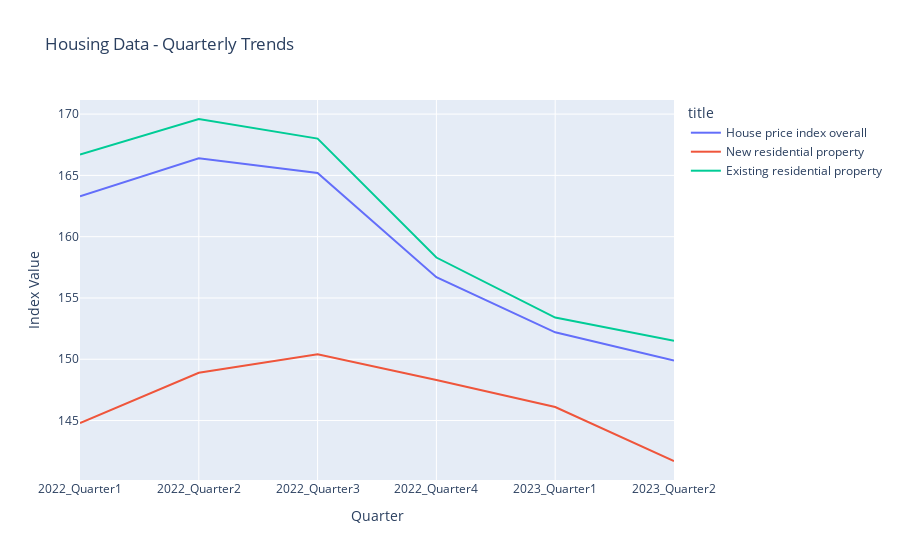

Notebook code for this chart:
### Markdown cell above
## Exploratory Data Analysis on Housing Dataset

### Code cell
housing_prices_6_quarters_df = pd.read_csv(data_files_path[9])

# Melt the DataFrame for better plotting
melted_df = pd.melt(housing_prices_6_quarters_df, id_vars='title', var_name='quarter', value_name='index_value')

# Line plot to visualize trends over time
fig = px.line(melted_df, x='quarter', y='index_value', color='title',
              title='Housing Data - Quarterly Trends',
              labels={'index_value': 'Index Value', 'quarter': 'Quarter'})
fig.show()

### Figure 1 — Plotly figure (JSON) as saved in the notebook; plotly's stock layout.template omitted (floating-point values rounded to 4 significant figures)
{"data": [{"hovertemplate": "title=House price index overall<br>Quarter=%{x}<br>Index Value=%{y}<extra></extra>", "legendgroup": "House price index overall", "line": {"color": "#636efa", "dash": "solid"}, "marker": {"symbol": "circle"}, "mode": "lines", "name": "House price index overall", "orientation": "v", "showlegend": true, "type": "scatter", "x": ["2022_Quarter1", "2022_Quarter2", "2022_Quarter3", "2022_Quarter4", "2023_Quarter1", "2023_Quarter2"], "xaxis": "x", "y": [163.3, 166.4, 165.2, 156.7, 152.2, 149.9], "yaxis": "y"}, {"hovertemplate": "title=New residential property<br>Quarter=%{x}<br>Index Value=%{y}<extra></extra>", "legendgroup": "New residential property", "line": {"color": "#EF553B", "dash": "solid"}, "marker": {"symbol": "circle"}, "mode": "lines", "name": "New residential property", "orientation": "v", "showlegend": true, "type": "scatter", "x": ["2022_Quarter1", "2022_Quarter2", "2022_Quarter3", "2022_Quarter4", "2023_Quarter1", "2023_Quarter2"], "xaxis": "x", "y": [144.8, 148.9, 150.4, 148.3, 146.1, 141.7], "yaxis": "y"}, {"hovertemplate": "title=Existing residential property<br>Quarter=%{x}<br>Index Value=%{y}<extra></extra>", "legendgroup": "Existing residential property", "line": {"color": "#00cc96", "dash": "solid"}, "marker": {"symbol": "circle"}, "mode": "lines", "name": "Existing residential property", "orientation": "v", "showlegend": true, "type": "scatter", "x": ["2022_Quarter1", "2022_Quarter2", "2022_Quarter3", "2022_Quarter4", "2023_Quarter1", "2023_Quarter2"], "xaxis": "x", "y": [166.7, 169.6, 168, 158.3, 153.4, 151.5], "yaxis": "y"}], "layout": {"legend": {"title": {"text": "title"}, "tracegroupgap": 0}, "title": {"text": "Housing Data - Quarterly Trends"}, "xaxis": {"anchor": "y", "domain": [0, 1], "title": {"text": "Quarter"}}, "yaxis": {"anchor": "x", "domain": [0, 1], "title": {"text": "Index Value"}}}}
